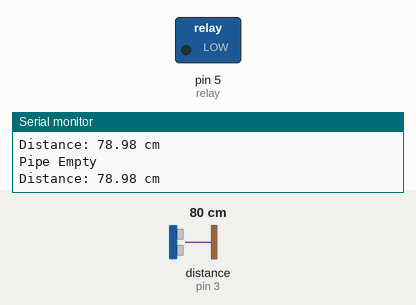
Bench run of a sketch on a simulated Arduino Uno, built with avr-gcc and run on an emulated ATmega328P. Shown: switched loads named in the sketch (green lamp = pin HIGH), the last lines printed to the serial monitor. Wiring (inferred from the names in the program): ultrasonic range finder: trigger pin 2; echo pin 3. The inputs (shaded band) are chosen by the test bench; at power-on: distance to the obstacle (sensor on pin 3) 80 cm. The echo pulse lasts 58.3 µs per cm; pins used as bus, display or sensor lines are not drawn.

Above: at 1.8 s.
1.9 s: distance to the obstacle (sensor on pin 3) set to 12 cm
4.2 s: distance to the obstacle (sensor on pin 3) set to 9 cm
At 6.5 s:
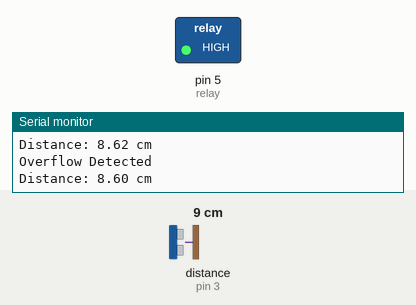
7.5 s: distance to the obstacle (sensor on pin 3) set to 19 cm
10.2 s: distance to the obstacle (sensor on pin 3) set to 22 cm
At 12.7 s:
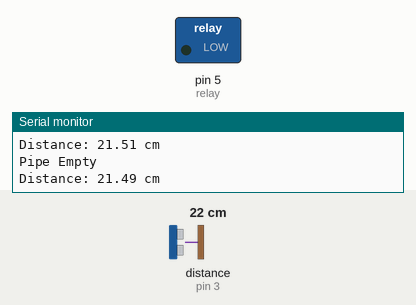
13.5 s: distance to the obstacle (sensor on pin 3) set to 2 cm
At 16.4 s:
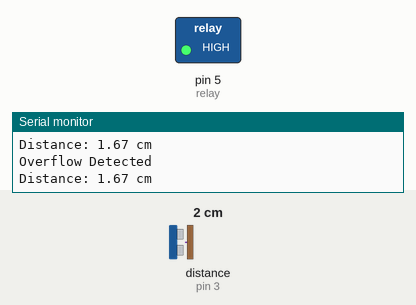
Timing chart, 0 to 17.5 s (numbered marks = the images above; inputs shaded):
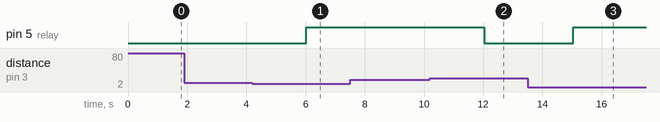

Measured:
- the behaviour switches between 11 and 10 cm on distance to the obstacle (sensor on pin 3) (found by bisection; images 0 and 1)
- the behaviour switches between 20 and 21 cm on distance to the obstacle (sensor on pin 3) (found by bisection; images 1 and 2)
- after the input at 4.2 s, pin 5 (relay): LOW → HIGH after 1.8 s
- after the input at 10.2 s, pin 5 (relay): HIGH → LOW after 1.8 s
- after the input at 13.5 s, pin 5 (relay): LOW → HIGH after 1.5 s

The sketch:

exterminators-pipe.ino
```cpp
int relay=5;
int trig=2;
int echo=3;

float threshold=10.0;
float water=20.0;

void setup() {
  pinMode(relay,OUTPUT);
  pinMode(trig,OUTPUT);
  pinMode(echo,INPUT);
  Serial.begin(9600);
}

void loop() {
  digitalWrite(trig,0);
  delayMicroseconds(2);

  digitalWrite(trig,1);
  delayMicroseconds(10);
  digitalWrite(trig,0);

  float duration=pulseIn(echo,1);
  float distance=(duration/2)*0.034;
  Serial.print("Distance: ");
  Serial.print(distance);
  Serial.println(" cm");
  delay(1000);
  if(distance<threshold) {
    Serial.println("Overflow Detected");
    digitalWrite(relay,1);
  }
  if(distance>water) {
    Serial.println("Pipe Empty");
    digitalWrite(relay,0);
  }
}
```
